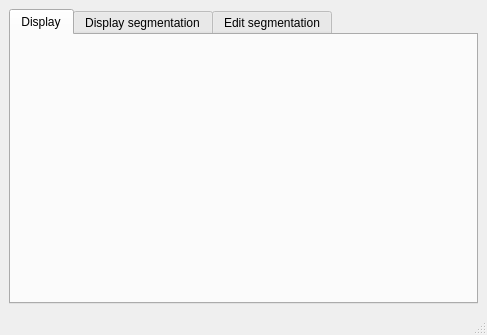
<ui version="4.0" >
 <class>MainWindow</class>
 <widget class="QMainWindow" name="MainWindow" >
  <property name="geometry" >
   <rect>
    <x>0</x>
    <y>0</y>
    <width>487</width>
    <height>335</height>
   </rect>
  </property>
  <property name="windowTitle" >
   <string>Segmentation tools</string>
  </property>
  <widget class="QWidget" name="centralwidget" >
   <layout class="QGridLayout" name="gridLayout" >
    <item row="0" column="0" >
     <widget class="QTabWidget" name="display" >
      <property name="currentIndex" >
       <number>0</number>
      </property>
      <widget class="mln::demo::display" name="display" >
       <attribute name="title" >
        <string>Display</string>
       </attribute>
      </widget>
      <widget class="mln::demo::display_seg" name="displaySeg" >
       <attribute name="title" >
        <string>Display segmentation</string>
       </attribute>
      </widget>
      <widget class="mln::demo::edit_seg" name="editSeg" >
       <attribute name="title" >
        <string>Edit segmentation</string>
       </attribute>
      </widget>
     </widget>
    </item>
   </layout>
  </widget>
  <widget class="QMenuBar" name="menubar" >
   <property name="geometry" >
    <rect>
     <x>0</x>
     <y>0</y>
     <width>487</width>
     <height>31</height>
    </rect>
   </property>
  </widget>
  <widget class="QStatusBar" name="statusbar" />
 </widget>
 <customwidgets>
  <customwidget>
   <class>mln::demo::display_seg</class>
   <extends>QWidget</extends>
   <header>src/display_seg.hh</header>
   <container>1</container>
  </customwidget>
  <customwidget>
   <class>mln::demo::edit_seg</class>
   <extends>QWidget</extends>
   <header>src/edit_seg.hh</header>
   <container>1</container>
  </customwidget>
  <customwidget>
   <class>mln::demo::display</class>
   <extends>QWidget</extends>
   <header>src/display.hh</header>
   <container>1</container>
  </customwidget>
 </customwidgets>
 <resources/>
 <connections/>
</ui>
